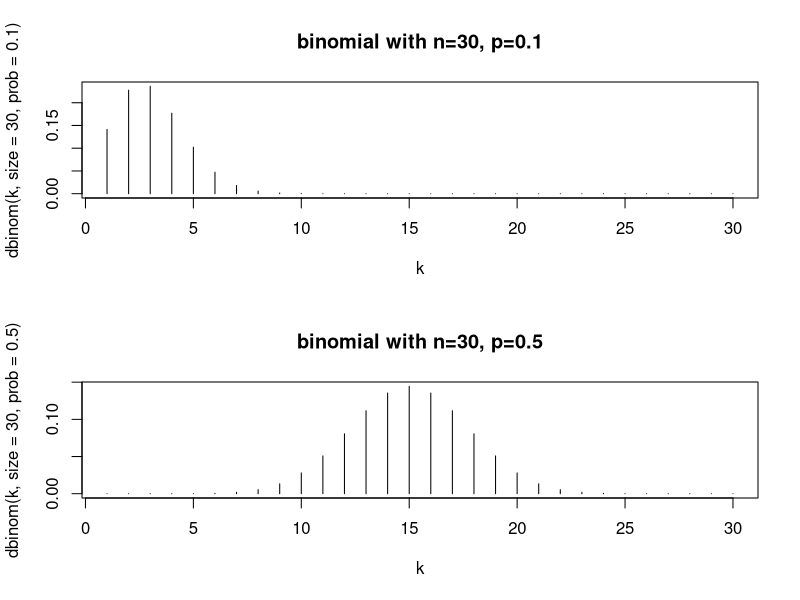
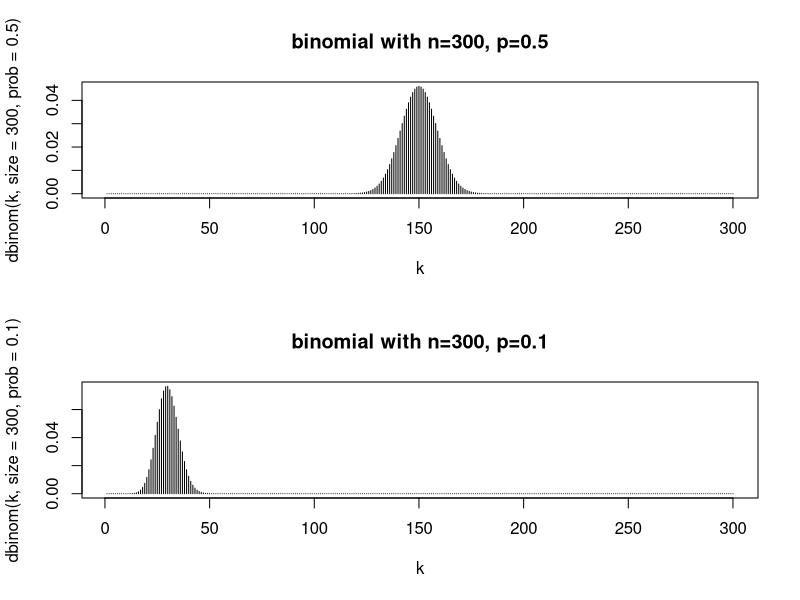

R code for these plots, in order:
## ---- chunk 1
3/8+3/8*2+1/8*3
## ---- chunk 2
3/8+3/8*4+1/8*9
## ---- chunk 3
par(mfrow=c(2,1))
k <- c(1:30)
plot(k,dbinom(k,size=30,prob=.1),type="h",main="binomial with n=30, p=0.1")
plot(k,dbinom(k,size=30,prob=.5),type="h",main="binomial with n=30, p=0.5")
## ---- chunk 4
par(mfrow=c(2,1))
k <- c(1:300)
plot(k,dbinom(k,size=300,prob=.5),type="h",,main="binomial with n=300, p=0.5")
plot(k,dbinom(k,size=300,prob=.1),type="h",,main="binomial with n=300, p=0.1")
## ---- chunk 5
# Suppose X~Bin(6,0.05), compute P(0<=X<=6)
dbinom(0:6,6,0.05)
## ---- chunk 6
exp(-20)*20^15/factorial(15)
